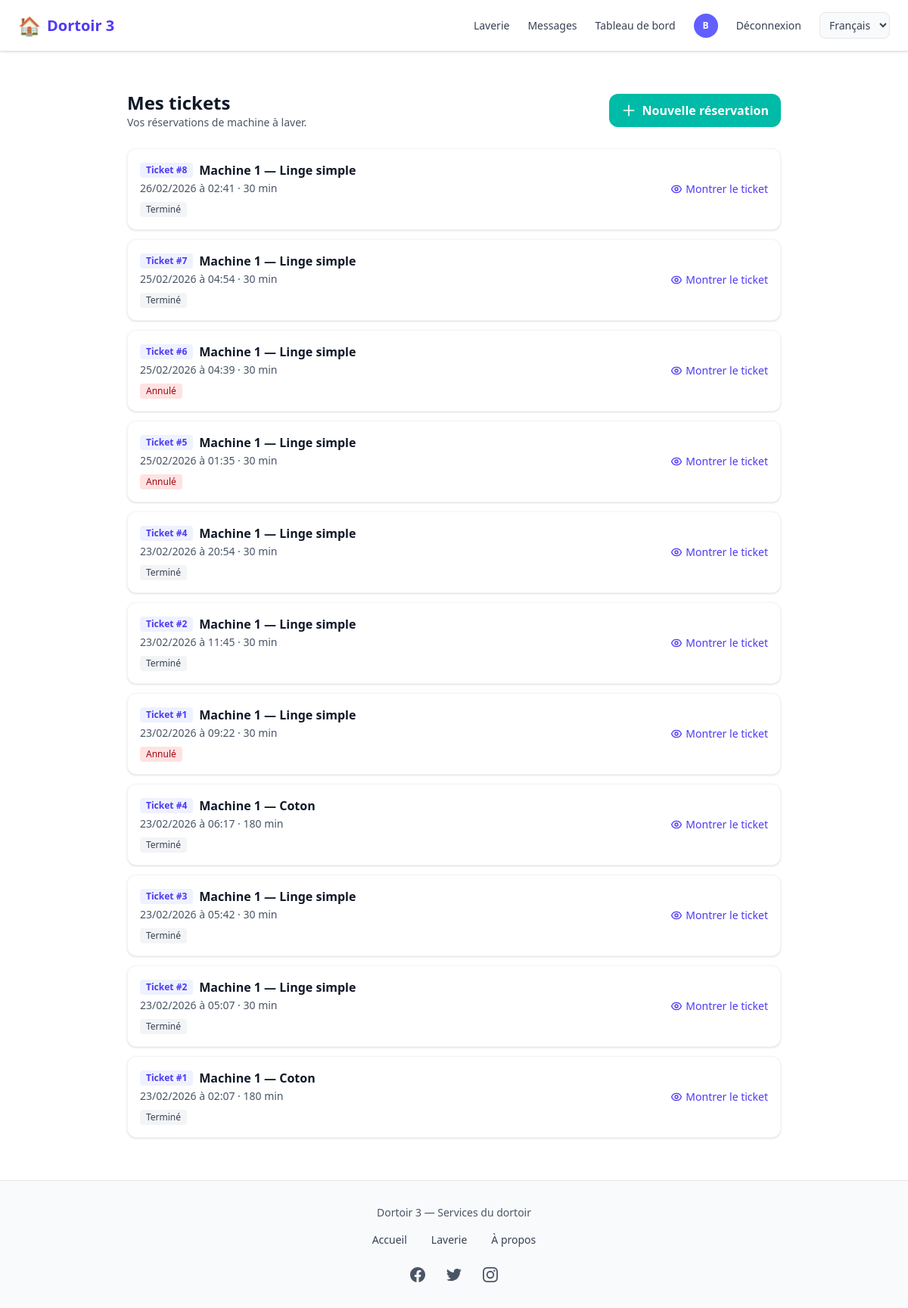
The app's page /laverie/mes-tickets/ (signed in) with its own data.
### comptes/models.py (models this page shows, shortened)
class CustomUser(AbstractUser):
    USER_TYPES = (
        ('ADMIN', 'Administrateur'),
        ('client', 'Client'),
        ('vendeur', 'Vendeur'),
        ('coursier', 'Coursier'),
    )
    user_type = models.CharField(max_length=22, choices=USER_TYPES, default="client")
    email = models.EmailField('Adresse email', unique=True,max_length=50)
    telephone = models.CharField(max_length=20, unique=True, blank=True)
    photo = models.ImageField(upload_to=user_photo_upload_to, null=True, blank=True)
    is_premium = models.BooleanField(default=False)
    GENRE = (('masculin', 'Masculin'), ('feminin', 'Féminin'))
    genre = models.CharField(max_length=22, choices=GENRE, null=True, blank=True)
    date_inscription = models.DateField(auto_now_add=True)
    latitude = models.DecimalField(max_digits=9, decimal_places=6, blank=True, null=True)
    longitude = models.DecimalField(max_digits=9, decimal_places=6, blank=True, null=True)
    last_activity = models.DateTimeField(null=True, blank=True, verbose_name="Dernière activité")
    REQUIRED_FIELDS = ['email', 'user_type']

### laverie/models.py (models this page shows, shortened)
class Reservation(models.Model):
    STATUT_CHOICES = [
        ('reserve', 'Réservé'),
        ('en_cours', 'En cours'),
        ('termine', 'Terminé'),
        ('annule', 'Annulé'),
    ]
    utilisateur = models.ForeignKey(
        settings.AUTH_USER_MODEL,
        on_delete=models.CASCADE,
        related_name='reservations_laverie'
    )
    machine = models.ForeignKey(Machine, on_delete=models.CASCADE, related_name='reservations')
    fonction = models.ForeignKey(
        FonctionMachine,
        on_delete=models.CASCADE,
        related_name='reservations',
        null=True,
        blank=True
    )
    debut = models.DateTimeField()
    fin = models.DateTimeField()
    statut = models.CharField(max_length=20, choices=STATUT_CHOICES, default='reserve')
    date_creation = models.DateTimeField(auto_now_add=True)
    numero = models.PositiveIntegerField(
        unique=True,
        null=True,
        blank=True,
        help_text="Numéro de ticket (séquentiel, affiché à l'utilisateur)",
    )
    class Meta:
        ordering = ['-debut']
    def duree_minutes(self):
        if self.fonction:
            return self.fonction.duree_minutes
        if self.debut and self.fin:
            delta = self.fin - self.debut
            return int(delta.total_seconds() / 60)
        return 0
    @classmethod
    def marquer_tickets_termines(cls):
        from django.utils import timezone
        now = timezone.now()
        return cls.objects.filter(
            statut__in=('reserve', 'en_cours'),
            fin__lt=now,
        ).update(statut='termine')
    @classmethod
    def marquer_tickets_en_cours(cls):
        from django.utils import timezone
        now = timezone.now()
        return cls.objects.filter(
            statut='reserve',
            debut__lte=now,
            fin__gte=now,
        ).update(statut='en_cours')

class Machine(models.Model):
    nom = models.CharField(max_length=100, help_text="Ex: Machine 1, Lave-linge A")
    ordre = models.PositiveSmallIntegerField(default=0, help_text="Ordre d'affichage")
    active = models.BooleanField(default=True)
    date_creation = models.DateTimeField(auto_now_add=True)
    class Meta:
        ordering = ['ordre', 'nom']

class FonctionMachine(models.Model):
    machine = models.ForeignKey(Machine, on_delete=models.CASCADE, related_name='fonctions')
    nom = models.CharField(max_length=80, help_text="Ex: Coton, Jeans, Délicat")
    duree_minutes = models.PositiveIntegerField(help_text="Durée du cycle en minutes")
    ordre = models.PositiveSmallIntegerField(default=0)
    active = models.BooleanField(default=True)
    class Meta:
        ordering = ['machine', 'ordre', 'nom']
        unique_together = [['machine', 'nom']]

### laverie/views.py (the view)
# urls.py: path('mes-tickets/', views.mes_tickets, name='mes_tickets'),
@login_required
def mes_tickets(request):
    Reservation.marquer_tickets_termines()
    Reservation.marquer_tickets_en_cours()
    reservations = Reservation.objects.filter(utilisateur=request.user).select_related(
        'machine', 'fonction'
    ).order_by('-debut')
    return render(request, 'laverie/mes_tickets.html', {'reservations': reservations})

### comptes/context_processors.py (called while the page is built)
def notifications_context(request):
    context = {
        'pending_orders_count': 0,
        'packaged_orders_count': 0,
        'unread_messages_count': 0,
    }
    if request.user.is_authenticated:
        from chat.models import Message, Conversation
        conversations = Conversation.objects.filter(
            Q(participant1=request.user) | Q(participant2=request.user)
        )
        context['unread_messages_count'] = Message.objects.filter(
            Q(conversation__in=conversations) & ~Q(sender=request.user),
            lu=False
        ).count()
    return context

### templates/laverie/mes_tickets.html (shortened to what this page needs)
{% extends 'home.html' %}
{% load static %}
{% block contenu %}
<div class="max-w-4xl mx-auto py-4 sm:py-6 px-3 sm:px-4">
    <div class="flex flex-col sm:flex-row justify-between items-start sm:items-center gap-3 mb-6">
        <div>
            <h1 class="text-xl sm:text-2xl font-bold text-gray-900">Mes tickets</h1>
            <p class="text-gray-600 text-sm">Vos réservations de machine à laver.</p>
        </div>
        <a href="{% url 'laverie:reserver' %}" class="bg-teal-500 hover:bg-teal-600 text-white px-4 py-2.5 rounded-xl font-semibold transition inline-flex items-center gap-2">
            <svg class="w-5 h-5" fill="none" stroke="currentColor" viewBox="0 0 24 24"><path stroke-linecap="round" stroke-linejoin="round" stroke-width="2" d="M12 4v16m8-8H4"/></svg>
            Nouvelle réservation
        </a>
    </div>
    {% if reservations %}
    <ul class="space-y-3">
        {% for r in reservations %}
        <li class="bg-white rounded-xl shadow border border-gray-100 p-4 flex flex-col sm:flex-row sm:items-center justify-between gap-3">
            <div class="flex-1">
                <div class="flex items-center gap-2 flex-wrap">
                    <span class="text-xs font-bold text-indigo-600 bg-indigo-50 px-2 py-0.5 rounded">Ticket #{{ r.numero|default:r.pk }}</span>
                    <span class="font-semibold text-gray-900">{{ r.machine.nom }} — {{ r.fonction.nom|default:"—" }}</span>
                </div>
                <div class="text-sm text-gray-600 mt-0.5">
                    {{ r.debut|date:"d/m/Y" }} à {{ r.debut|time:"H:i" }} · {{ r.duree_minutes }} min
                </div>
                <span class="inline-block mt-2 px-2 py-0.5 rounded text-xs font-medium
                    {% if r.statut == 'reserve' %}bg-amber-100 text-amber-800
                    {% elif r.statut == 'en_cours' %}bg-blue-100 text-blue-800
                    {% elif r.statut == 'termine' %}bg-gray-100 text-gray-700
                    {% else %}bg-red-100 text-red-800{% endif %}">
                    {{ r.get_statut_display }}
                </span>
            </div>
            <div class="flex items-center gap-2">
                <a href="{% url 'laverie:afficher_ticket' r.pk %}" class="inline-flex items-center gap-1 text-indigo-600 hover:text-indigo-700 text-sm font-medium" target="_blank" rel="noopener">
                    Montrer le ticket
                </a>
            </div>
        </li>
        {% endfor %}
    </ul>
    {% else %}
    <div class="bg-gray-50 rounded-xl p-8 text-center text-gray-500">
        <p class="mb-4">Vous n’avez aucune réservation.</p>
        <a href="{% url 'laverie:reserver' %}" class="text-teal-600 font-medium hover:underline">Prendre un ticket</a>
    </div>
    {% endif %}
</div>
{% endblock %}

### templates/home.html (shortened to what this page needs)
{% load static %}
{% load i18n %}
<!DOCTYPE html>
<html lang="{% get_current_language as lang %}{{ lang }}" id="htmlElement">
<head>
 <script src="https://cdn.jsdelivr.net/npm/@tailwindcss/browser@4"></script>
</head>
<body class="bg-white text-gray-900 flex flex-col min-h-screen m-0 overflow-x-hidden">
    <header>
        {% include "nav_footer/nav.html" %}
    </header>
    <main id="mainContent" class="flex-grow lg:ml-0 px-2 sm:px-4 md:px-6 md:pt-24 pt-16 sm:pt-20">
        {% block contenu %}{% endblock %}
    </main>
    {% include "nav_footer/footer.html" %}
</body>
</html>

### templates/nav_footer/nav.html (shortened to what this page needs)
{% load static %}
{% load i18n %}
<nav class="hidden md:flex fixed top-0 left-0 w-full z-50 bg-white border-b border-gray-200 shadow-sm">
  <div class="flex items-center justify-between w-full max-w-7xl mx-auto px-6 py-4">
    <a href="{% url 'home' %}"
       class="flex items-center space-x-2 text-indigo-600 text-xl font-semibold hover:opacity-90 transition">
      <span class="text-2xl">🏠</span>
      <span>{% trans "Dortoir 3" %}</span>
    </a>
    <div class="flex items-center space-x-6 text-sm font-medium">
      <a href="{% url 'laverie:accueil' %}"
         class="text-gray-700 hover:text-indigo-500 transition">
        {% trans "Laverie" %}
      </a>
      {% if user.is_authenticated %}
        <a href="{% url 'chat:mes_conversations' %}"
           class="relative text-gray-700 hover:text-indigo-500 transition">
          {% trans "Messages" %}
        </a>
        {% if user.user_type == 'ADMIN' %}
          <a href="{% url 'dashboard' %}"
             class="text-gray-700 hover:text-indigo-500 transition">
            {% trans "Dashboard" %}
          </a>
        {% endif %}
        <a href="{% url 'profile' %}" class="flex items-center">
          {% if user.photo %}
            <img src="{{ user.photo.url }}"
                 class="w-8 h-8 rounded-full object-cover border">
          {% else %}
            <div class="w-8 h-8 rounded-full bg-indigo-500 flex items-center justify-center text-white text-xs font-bold">
              {{ user.first_name|first|default:user.email|first|upper }}
            </div>
          {% endif %}
        </a>
        <a href="{% url 'logout' %}"
           class="text-gray-700 hover:text-red-500 transition">
          {% trans "Log out" %}
        </a>
      {% else %}
        <a href="{% url 'login' %}"
           class="text-gray-700 hover:text-indigo-500 transition">
          {% trans "Log in" %}
        </a>
      {% endif %}
      <form action="{% url 'set_language' %}" method="post" class="inline" id="lang-form-desktop">
        <select name="language" onchange="this.form.submit()" class="text-sm border border-gray-200 rounded-lg px-2 py-1.5 bg-gray-50 text-gray-700 cursor-pointer">
          {% get_current_language as CURRENT_LANG %}
          {% for code, name in LANGUAGES %}
          <option value="{{ code }}" {% if code == CURRENT_LANG %}selected{% endif %}>{{ name }}</option>
          {% endfor %}
        </select>
      </form>
    </div>
  </div>
</nav>
            {% get_current_language as CURRENT_LANG %}

### templates/nav_footer/footer.html (shortened to what this page needs)
{% load static %}
{% load i18n %}
<footer class="bg-gray-50 py-8 px-6 border-t border-gray-200 mt-8">
  <div class="max-w-7xl mx-auto">
    <p class="text-center text-gray-600 text-sm font-medium mb-4">{% trans "Dortoir 3 — Dormitory services" %}</p>
    <div class="flex flex-wrap justify-center gap-6 md:gap-8 mb-6">
      <a href="{% url 'home' %}" class="text-gray-700 hover:text-indigo-500 transition text-sm font-medium">{% trans "Home" %}</a>
      <a href="{% url 'laverie:accueil' %}" class="text-gray-700 hover:text-indigo-500 transition text-sm font-medium">{% trans "Laverie" %}</a>
      <a href="#" class="text-gray-700 hover:text-indigo-500 transition text-sm font-medium">{% trans "About" %}</a>
    </div>
    <div class="flex justify-center items-center space-x-6">
      <a href="#" class="text-gray-600 hover:text-indigo-500 transition-transform duration-300 hover:scale-110">
      </a>
      <a href="#" class="text-gray-600 hover:text-indigo-500 transition-transform duration-300 hover:scale-110">
      </a>
      <a href="#" class="text-gray-600 hover:text-indigo-500 transition-transform duration-300 hover:scale-110">
      </a>
    </div>
  </div>
</footer>

### records on screen
CustomUser: first_name|first "B"
Reservation: numero "8", machine.nom "Machine 1", fonction.nom "Linge simple", debut "26/02/2026", debut "02:41", duree_minutes "30", statut "Terminé"
Reservation: numero "7", machine.nom "Machine 1", fonction.nom "Linge simple", debut "25/02/2026", debut "04:54", duree_minutes "30", statut "Terminé"
Reservation: numero "6", machine.nom "Machine 1", fonction.nom "Linge simple", debut "25/02/2026", debut "04:39", duree_minutes "30", statut "Annulé"
Reservation: numero "5", machine.nom "Machine 1", fonction.nom "Linge simple", debut "25/02/2026", debut "01:35", duree_minutes "30", statut "Annulé"
Reservation: numero "4", machine.nom "Machine 1", fonction.nom "Linge simple", debut "23/02/2026", debut "20:54", duree_minutes "30", statut "Terminé"
Reservation: numero "2", machine.nom "Machine 1", fonction.nom "Linge simple", debut "23/02/2026", debut "11:45", duree_minutes "30", statut "Terminé"
Reservation: numero "1", machine.nom "Machine 1", fonction.nom "Linge simple", debut "23/02/2026", debut "09:22", duree_minutes "30", statut "Annulé"
Reservation: numero "4", machine.nom "Machine 1", fonction.nom "Coton", debut "23/02/2026", debut "06:17", duree_minutes "180", statut "Terminé"
Reservation: numero "3", machine.nom "Machine 1", fonction.nom "Linge simple", debut "23/02/2026", debut "05:42", duree_minutes "30", statut "Terminé"
Reservation: numero "2", machine.nom "Machine 1", fonction.nom "Linge simple", debut "23/02/2026", debut "05:07", duree_minutes "30", statut "Terminé"
Reservation: numero "1", machine.nom "Machine 1", fonction.nom "Coton", debut "23/02/2026", debut "02:07", duree_minutes "180", statut "Terminé"

### other values on screen
form field language "Français"
